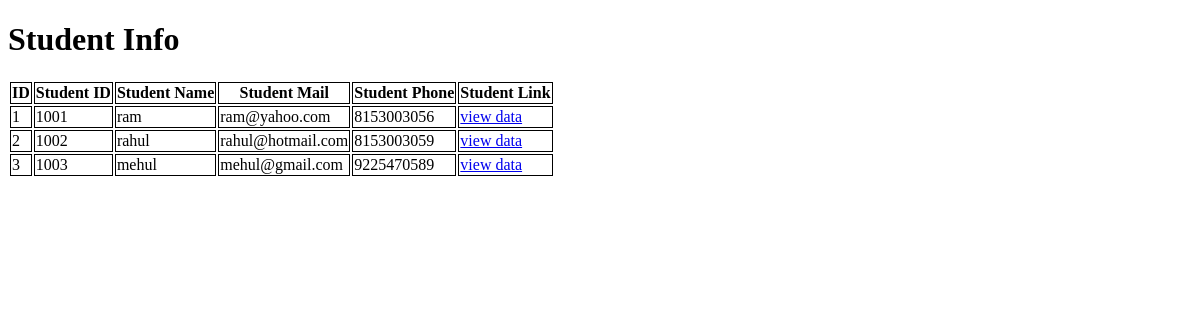
/app1/stud/, run on an earlier commit of the app's database.
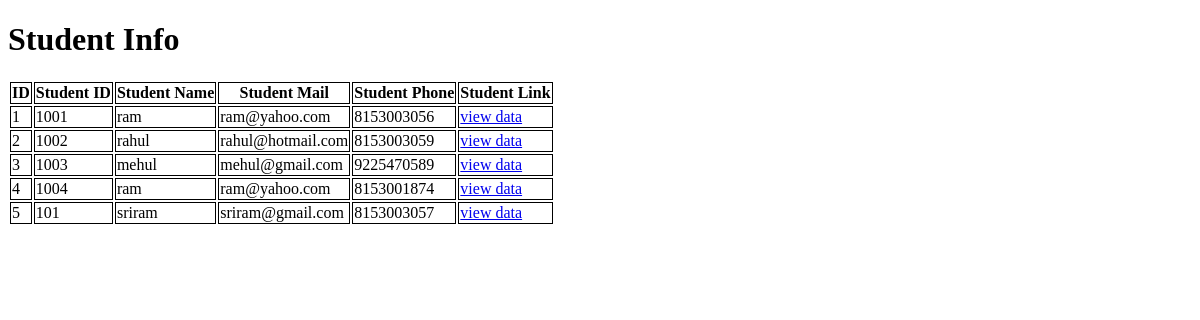
And on a later commit of the database.
### app1/models.py (models this page shows, shortened)
class student_data(models.Model):
    std_id = models.IntegerField()
    std_name = models.CharField(max_length=25)
    std_mail = models.EmailField(max_length=30)
    std_phone = models.CharField(max_length=10)
    std_link = models.URLField(max_length=100,blank=True)

### app1/views.py (the view)
# urls.py: path('stud/',views.student_detail),
def student_detail(request):
    std_details = student_data.objects.all()
    return render(request,'app1_templates/student_details.html',{'stud_details':std_details})

### app1/templates/app1_templates/student_details.html (shortened to what this page needs)
<!DOCTYPE html>
<html>
    <head>
    </head>
    <body>
        <h1>Student Info</h1>
        {% if stud_details %}
        <table>
            <tr>
                <th>ID</th>
                <th>Student ID</th>
                <th>Student Name</th>
                <th>Student Mail</th>
                <th>Student Phone</th>
                <th>Student Link</th>
            </tr>
            {% for st in stud_details %}
            <tr>
                <td>{{st.id}}</td>
                <td>{{st.std_id}}</td>
                <td>{{st.std_name}}</td>
                <td>{{st.std_mail}}</td>
                <td>{{st.std_phone}}</td>
                <td><a href="{% url 'std_detail' st.std_id %}">view data</a></td>
            </tr>
            {% endfor %}
        </table>
        {% else %}
            <h3>No Data Available</h3>
        {% endif %}
    </body>
</html>

### app1/templates/app1_templates/student_details.html (style rules this page uses)
th,td { border: 1px black solid; }

What changed in the data, as far as the page shows it:
added student_data: id "4", std_id "1004", std_name "ram", std_mail "ram@yahoo.com", std_phone "8153001874"
added student_data: id "5", std_id "101", std_name "sriram", std_mail "sriram@gmail.com", std_phone "8153003057"
